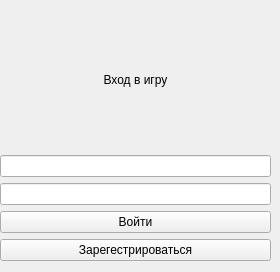
<?xml version="1.0" encoding="UTF-8"?>
<ui version="4.0">
 <class>auth_window</class>
 <widget class="QWidget" name="auth_window">
  <property name="geometry">
   <rect>
    <x>0</x>
    <y>0</y>
    <width>280</width>
    <height>272</height>
   </rect>
  </property>
  <property name="windowTitle">
   <string>Form</string>
  </property>
  <widget class="QWidget" name="gridLayoutWidget">
   <property name="geometry">
    <rect>
     <x>0</x>
     <y>10</y>
     <width>271</width>
     <height>251</height>
    </rect>
   </property>
   <layout class="QGridLayout" name="gridLayout">
    <item row="3" column="0">
     <widget class="QLineEdit" name="lineEdit_2"/>
    </item>
    <item row="0" column="0">
     <widget class="QLabel" name="lableWelcome">
      <property name="text">
       <string>Вход в игру</string>
      </property>
      <property name="alignment">
       <set>Qt::AlignCenter</set>
      </property>
     </widget>
    </item>
    <item row="4" column="0">
     <widget class="QPushButton" name="loginPushButton">
      <property name="text">
       <string>Войти</string>
      </property>
     </widget>
    </item>
    <item row="5" column="0">
     <widget class="QPushButton" name="registerPushButton_2">
      <property name="text">
       <string>Зарегестрироваться</string>
      </property>
     </widget>
    </item>
    <item row="1" column="0">
     <widget class="QLineEdit" name="lineEdit"/>
    </item>
   </layout>
  </widget>
 </widget>
 <resources/>
 <connections/>
</ui>
